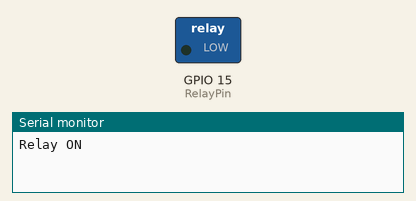
Simulated run of this sketch. Board: ESP32. Parts: switched loads named in the sketch (green lamp = pin HIGH), the last lines printed to the serial monitor.

Above: at 1.5 s.
At 4.5 s:
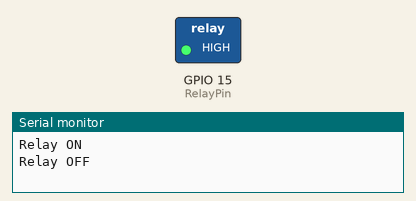
Timing chart, 0 to 7.8 s (numbered marks = the images above):
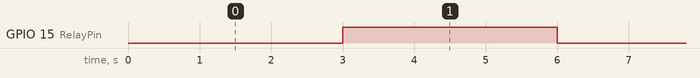

The sketch:

Relay.ino
```cpp
/*********************************
 * Sensor : Relay 1 Channel
 * Board  : ESP32
 * Output : Serial (9600)
 * S      : D15
 *********************************/

int RelayPin = 15;

void setup()
{
  Serial.begin(9600);
  pinMode(RelayPin, OUTPUT);
}

void loop()
{
  digitalWrite(RelayPin, LOW);
  Serial.println("Relay ON");
  delay(3000);

  digitalWrite(RelayPin, HIGH);
  Serial.println("Relay OFF");
  delay(3000);
}
```

Measured:
- by itself, GPIO 15 (RelayPin): alternates HIGH for 3.0 s and LOW for 3.0 s
